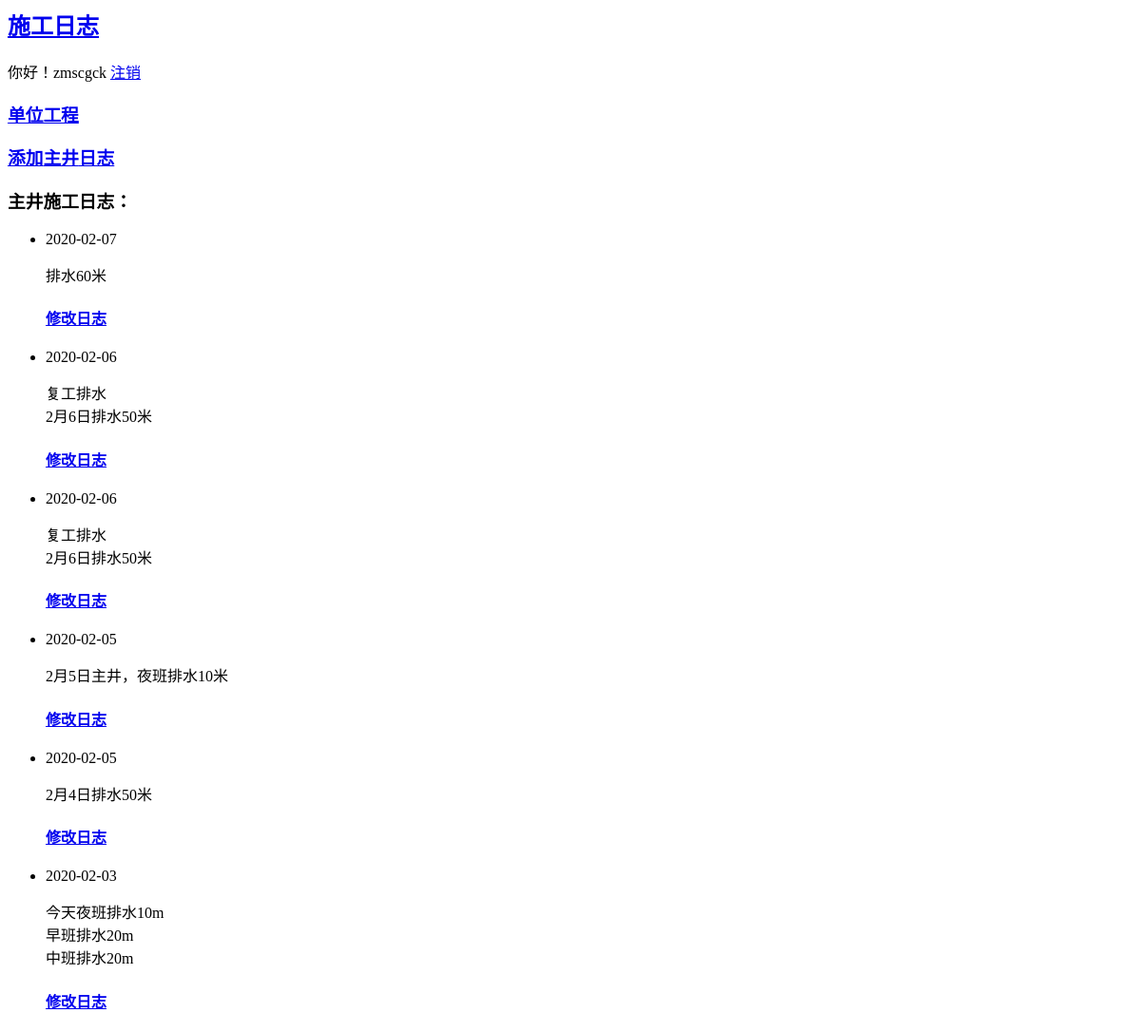
The app's page /topics/1 (signed in), older data.
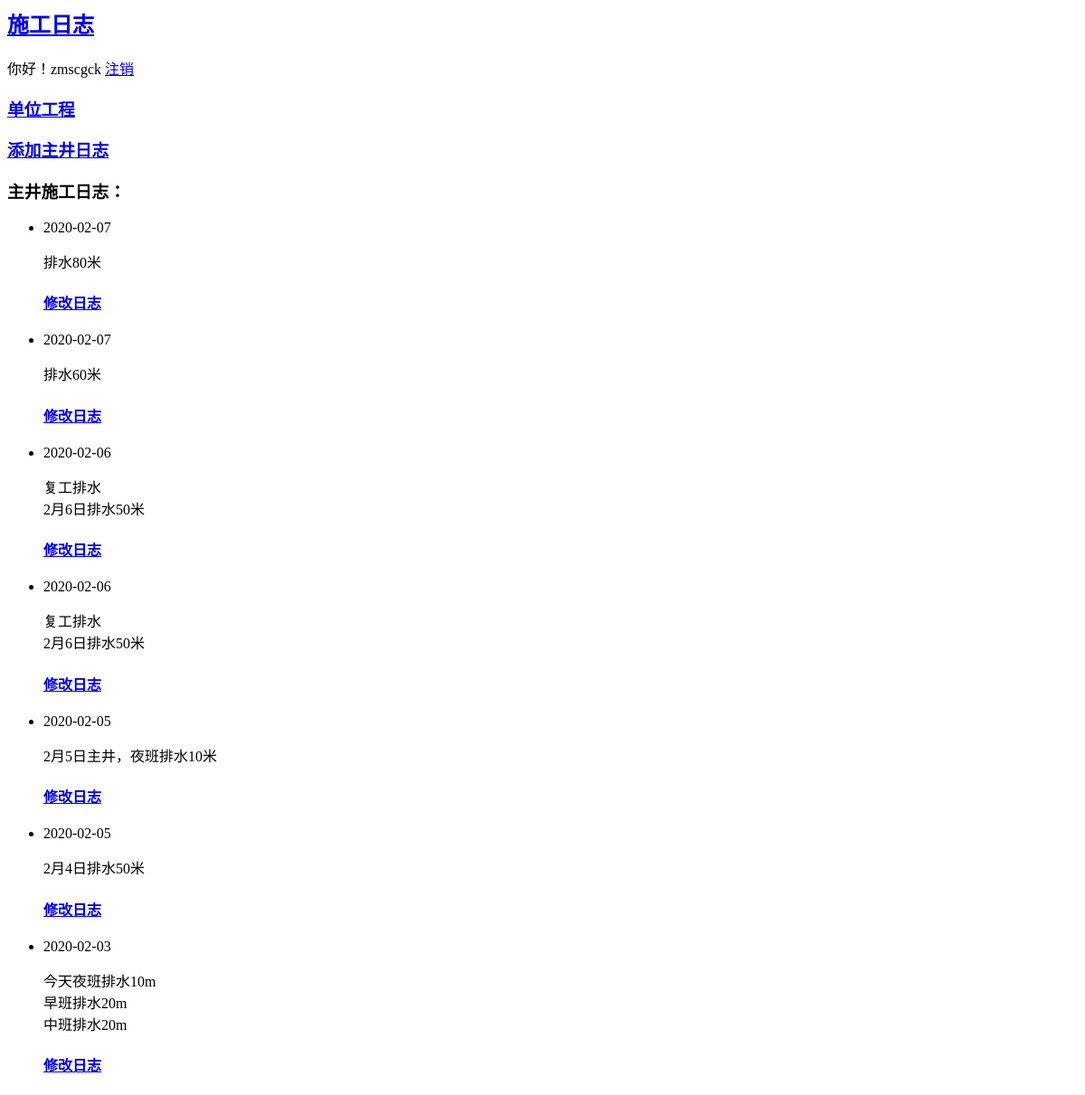
The same page, newer data.
### note/models.py (models this page shows, shortened)
class Entry(models.Model):
    topic = models .ForeignKey(Topic, on_delete=models.CASCADE)
    text = models.TextField()
    date_added = models .DateTimeField(default=timezone.now)
    class Meta:
        verbose_name_plural = '施工日志'

### note/views.py (the view)
# urls.py: path('topics/<topic_id>', views.topic, name='topic'),
@login_required
def topic(request, topic_id):
    topic = Topic.objects.get(id=topic_id)
    if topic.owner != request.user:
        raise Http404
    entries = topic.entry_set.order_by('-date_added')
    context = {'topic': topic, 'entries': entries}
    return render(request, 'note/topic.html', context)

### note/models.py (called while the page is built)
    def __str__(self):
        return self.text

### note/templates/note/topic.html
{% extends "note/base.html" %}
{% block content %}
<a href="{% url 'note:new_entry' topic.id %}"><h3>添加{{ topic }}日志</h3></a>
  <p>
	<h3>{{ topic }}施工日志：</h3>
	</p>
 <ul>
  {% for entry in entries %}
    <li>
		<p>{{entry.date_added|date:'Y-m-d'}}</p>
    <p>{{entry.text|linebreaks}}</p>
    <a href="{% url 'note:edit_entry' entry.id %}"><h4>修改日志</h4></a>
    </li>
  {% empty %}
    <li>
    请按时填报每日工作日志
	</li>
  {% endfor %}
</ul>
{% endblock content %}

Row changes from the older to the newer data that the page shows:
added Entry: date_added "2020-02-07", text "排水80米"
